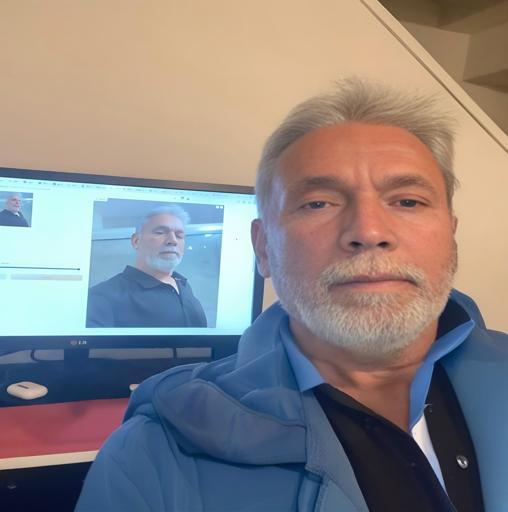
#> input picture saved_images/515662547_24679262208341138_8282541703785473999_n_converted.jpeg, 508 x 512 px; its folder holds only this picture in this run
$ python -i 'Cartoonize the images.py'   (imports and definitions only)
#> lines starting #> are read from the running program, lines starting #| are printed output that depends on the picture; after the words box and inside, x2 and y2 are one past the last pixel; in counts of white or black regions, pixels touching at a corner belong together
import cv2
import numpy as np
import os
from moviepy.editor import VideoFileClip, AudioFileClip

# Paths
image_directory = '/home/jasvir/Music/Movie work/video/'
audio_file_path = '/home/jasvir/Music/Movie work/video/1.mp3'
output_video_path = '/home/jasvir/Music/Movie work/video/output_video.mp4'

# Cartoonize function
def cartoonize_image(image_path):
    # Read image
    img = cv2.imread(image_path)
#> img is the input picture: shape (512, 508, 3); mean B, G, R 133.1, 133.3, 139.5
    # Resize for consistency
    img = cv2.resize(img, (640, 480))
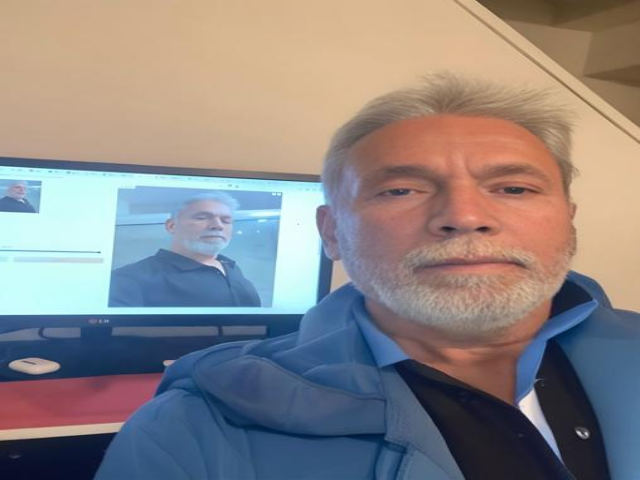
#> img: shape (480, 640, 3); mean B, G, R 133.1, 133.2, 139.4

    # Apply cartoon effect
    gray = cv2.cvtColor(img, cv2.COLOR_BGR2GRAY)
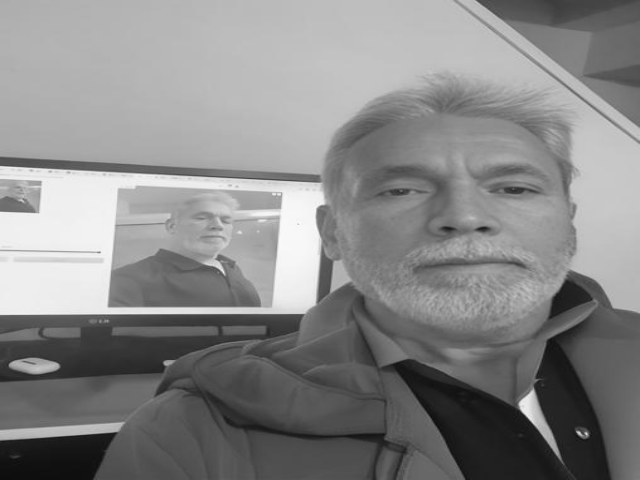
#> gray: shape (480, 640); min 12, max 251, mean 135
    gray = cv2.medianBlur(gray, 5)
    edges = cv2.adaptiveThreshold(gray, 255,
                                  cv2.ADAPTIVE_THRESH_MEAN_C,
                                  cv2.THRESH_BINARY, 9, 10)
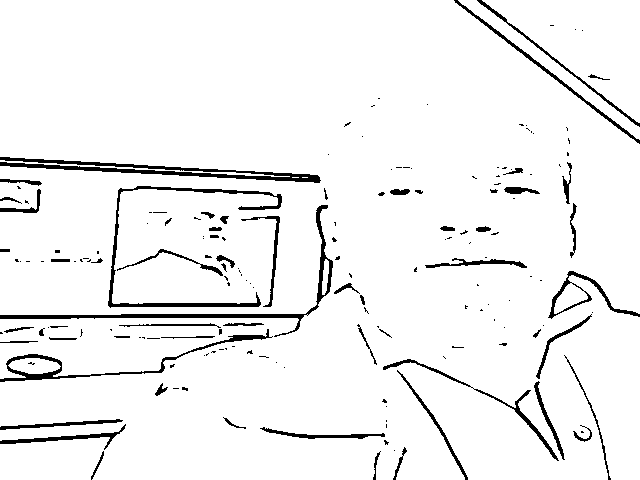
#> edges: shape (480, 640); 94.7% white; 177 black regions (115 under 20 px), largest, box (x1, y1, x2, y2) and area: (0, 157, 321, 183) 2155, (0, 205, 333, 337) 1839, (108, 186, 282, 308) 1575
    color = cv2.bilateralFilter(img, 9, 250, 250)
    cartoon = cv2.bitwise_and(color, color, mask=edges)
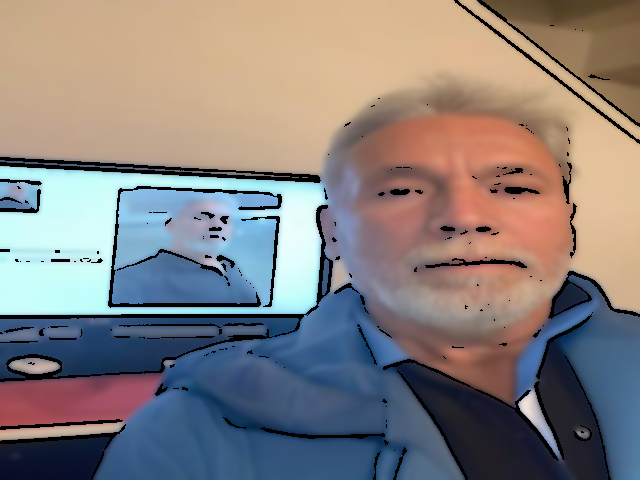
#> cartoon: shape (480, 640, 3); mean B, G, R 126.5, 127.6, 134.5

    return cartoon

# Create a list of cartoonized images
cartoon_images = []
# [7 lines not run here, left out]

# Create video from images
import moviepy.editor as mp

def create_video_from_images(image_paths, output_path, fps=24):
    clips = [mp.ImageClip(img).set_duration(2) for img in image_paths]
    video = mp.concatenate_videoclips(clips, method="compose")
    video.write_videofile(output_path, fps=fps)

# [1 line not run here, left out]

# Add music to the video
def add_music_to_video(video_path, audio_path, output_path):
    video_clip = VideoFileClip(video_path)
    audio_clip = AudioFileClip(audio_path)

    final_clip = video_clip.set_audio(audio_clip)
    final_clip.write_videofile(output_path, codec='libx264', audio_codec='aac')

# [3 lines not run here, left out]

>>> result = cartoonize_image('saved_images/515662547_24679262208341138_8282541703785473999_n_converted.jpeg')

$ run again, on saved_images/515662547_24679262208341138_8282541703785473999_n_edited.jpeg
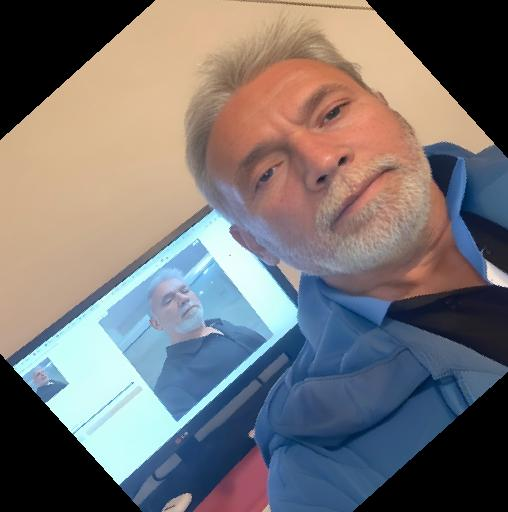
#> input picture saved_images/515662547_24679262208341138_8282541703785473999_n_edited.jpeg, 508 x 512 px
#> in cartoonize_image, img is the input picture: shape (512, 508, 3); mean B, G, R 116.2, 115.4, 119.2
#> img: shape (480, 640, 3)
#> in cartoonize_image, `edges = cv2.adaptiveThreshold(gray, 255, cv2.ADAPTIVE_THRESH_MEAN_C, c..`:
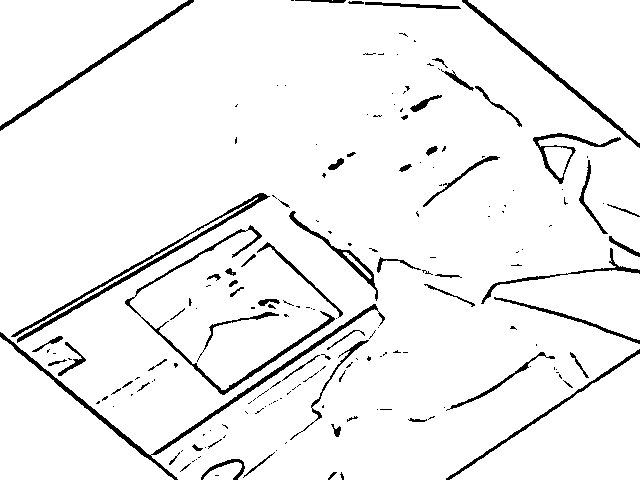
#> edges: shape (480, 640); 94.7% white; 185 black regions (123 under 20 px), largest, box (x1, y1, x2, y2) and area: (0, 304, 385, 480) 2085, (11, 193, 270, 343) 1866, (125, 225, 335, 395) 1464
#> in cartoonize_image, `cartoon = cv2.bitwise_and(color, color, mask=edges)`:
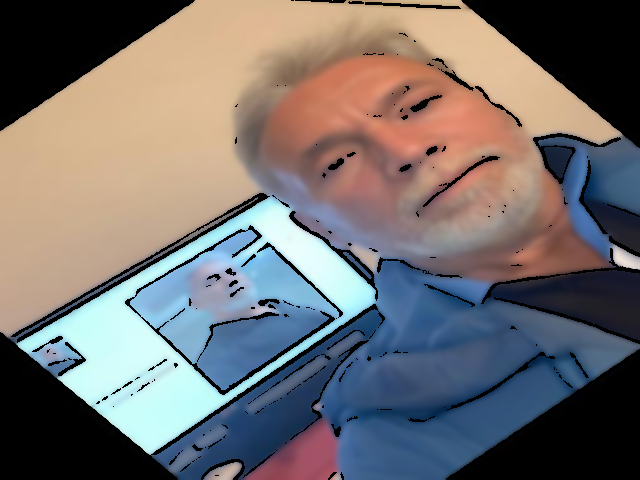
#> cartoon: shape (480, 640, 3); mean B, G, R 110.5, 110.7, 115.1

$ run again, on saved_images/fanu.jpeg
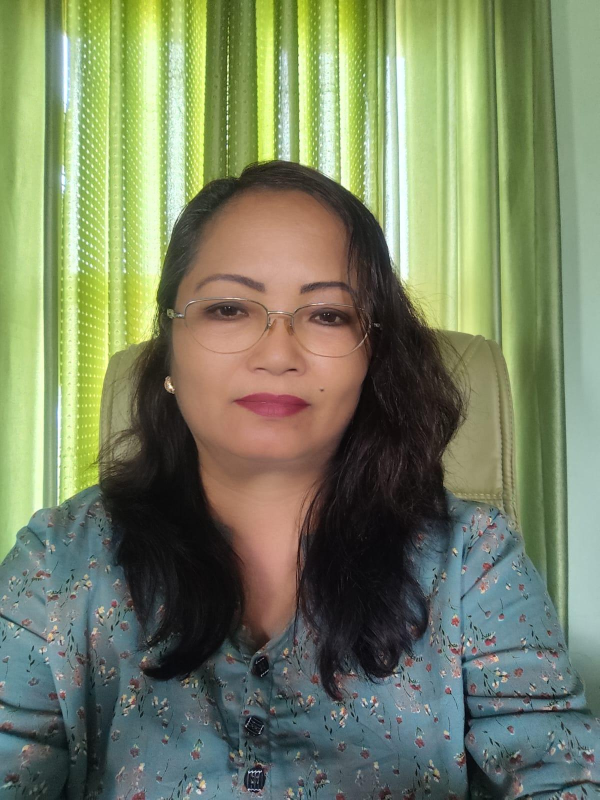
#> input picture saved_images/fanu.jpeg, 1200 x 1599 px (shown at 1/2 size)
#> in cartoonize_image, img is the input picture: shape (1599, 1200, 3); mean B, G, R 99.4, 129.7, 119.8
#> img: shape (480, 640, 3)
#> in cartoonize_image, `edges = cv2.adaptiveThreshold(gray, 255, cv2.ADAPTIVE_THRESH_MEAN_C, c..`:
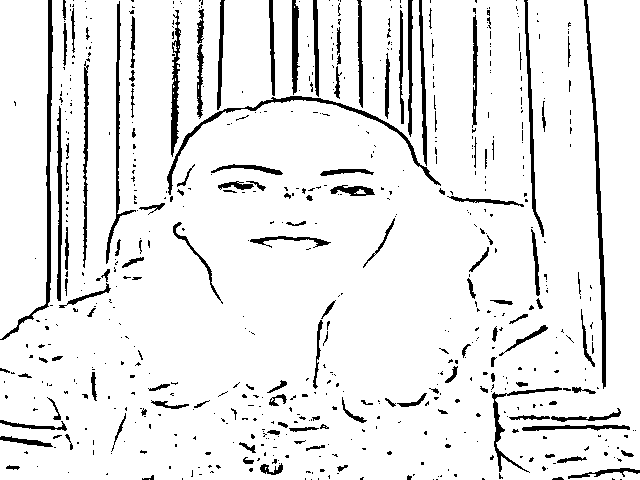
#> edges: shape (480, 640); 91.9% white; 648 black regions (512 under 20 px), largest, box (x1, y1, x2, y2) and area: (584, 0, 606, 389) 1475, (0, 0, 53, 340) 1419, (167, 96, 441, 195) 1284
#> in cartoonize_image, `cartoon = cv2.bitwise_and(color, color, mask=edges)`:
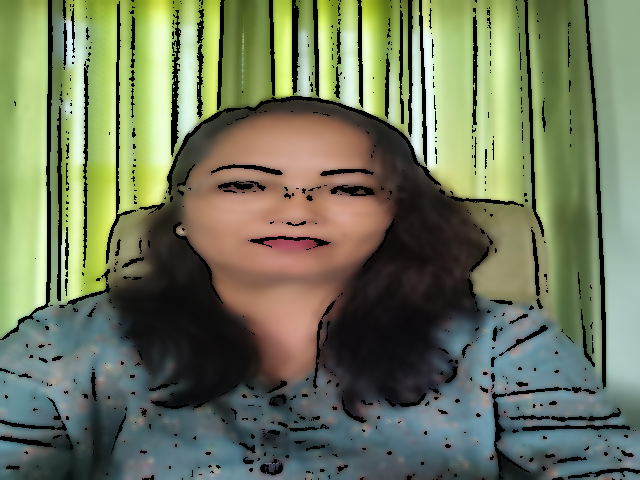
#> cartoon: shape (480, 640, 3); mean B, G, R 92.1, 119.4, 110.7
